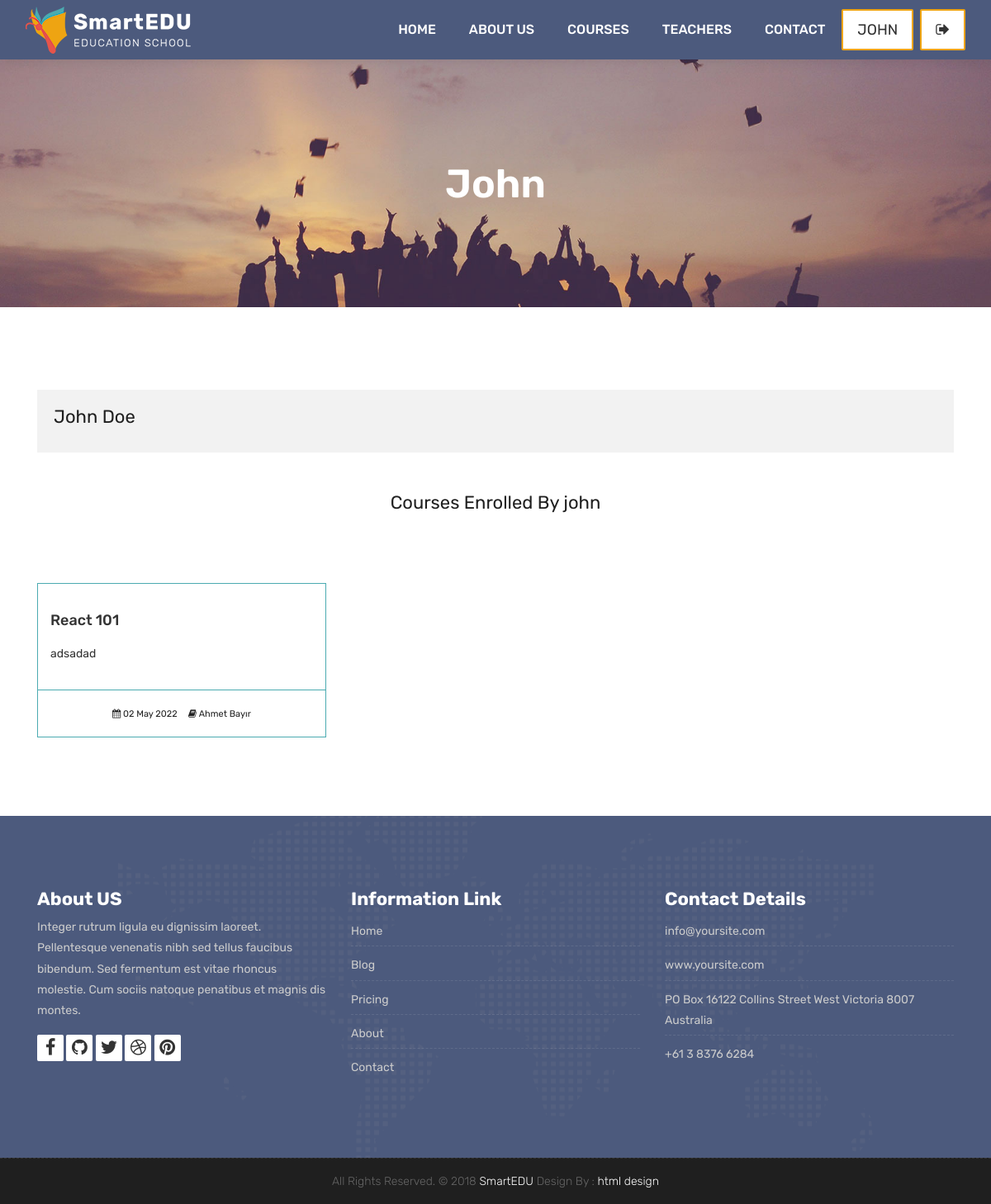
Page /accounts/dashboard/ (signed in) on the committed database.
### courses/models.py (models this page shows, shortened)
class Course(models.Model):
    teacher = models.ForeignKey(Teacher, null=True, on_delete=models.CASCADE)
    name = models.CharField(max_length=200, unique=True)
    category = models.ForeignKey(Category, null=True, on_delete=models.DO_NOTHING)
    tags = models.ManyToManyField(Tag, blank=True, null=True)
    students = models.ManyToManyField(User, blank=True, related_name='courses_joined')
    description = models.TextField(blank=True, null=True)
    image = models.ImageField(upload_to="courses/%Y/%m/%d/", default="courses/default_course_image.jpg")
    date = models.DateTimeField(auto_now=True)
    available = models.BooleanField(default=True)

### teachers/models.py (models this page shows)
class Teacher(models.Model):
    name = models.CharField(max_length=50)
    title = models.CharField(max_length=50)
    description = models.TextField(blank=True)
    image = models.ImageField(upload_to="courses/%Y/%m/%d/")
    facebook = models.URLField(max_length=100, blank=True)
    twitter = models.URLField(max_length=100, blank=True)
    linkedin = models.URLField(max_length=100, blank=True)
    youtube = models.URLField(max_length=100, blank=True)
    def __str__(self):
        return self.name

### accounts/views.py (the view)
# urls.py: path('dashboard/', views.user_dashboard, name="dashboard"),
@login_required(login_url='login')
def user_dashboard(request):
    current_user = request.user
    courses = current_user.courses_joined.all()
    context = {
        'courses': courses
    }
    return render(request, 'dashboard.html', context)

### templates/dashboard.html (shortened to what this page needs)
{% extends 'partials/_base.html' %}
{% load static %}
{% block content %}
	<div class="all-title-box">
		<div class="container text-center">
			<h1>{{ user.username }}</span></h1>
		</div>
	</div>
    <div id="overviews" class="section wb">
        <div class="container">
            <div class="row">
                <div class="col-lg-12 blog-post-single">
					<div class="blog-author">
						<div class="author-bio">
							<h2 class="author_name">{{ user.first_name }} {{ user.last_name }}</h3>
						</div>
					</div>
                </div>
            </div>
            <div class="row">
                <div class="col-lg-12">
                    <h2 class="text-center my-5">Courses Enrolled By {{ user.username  }}</h2>
                </div>
                {% for course in courses %}
                <div class="col-lg-4 col-md-6 col-12">
                    <div class="course-item">
						<div class="image-blog">
						</div>
						<div class="course-br">
							<div class="course-title">
								<h2><a href="{% url 'course_detail' course.category.slug course.id %}" title="">{{course.name}}</a></h2>
							</div>
							<div class="course-desc">
								<p>{{course.description | truncatechars:140}}</p>
							</div>
						</div>
						<div class="course-meta-bot">
							<ul>
								<li><i class="fa fa-calendar" aria-hidden="true"></i> {{course.date|date:"d M Y"}}</li>
								<li><i class="fa fa-book" aria-hidden="true"></i> {{course.teacher}}</li>
							</ul>
						</div>
					</div>
                    <br>
                </div>
                {% endfor %}
            </div>
        </div>
    </div>
    {% endblock %}

### templates/partials/_navbar.html (shortened to what this page needs)
{% load static %}
<header class="top-navbar">
    <nav class="navbar navbar-expand-lg navbar-light bg-light">
        <div class="container-fluid">
            <a class="navbar-brand" href="{% url 'index' %}">
                <img src="{% static 'images/logo.png' %}" alt="" />
            </a>
            <div class="collapse navbar-collapse" id="navbars-host">
                <ul class="navbar-nav ml-auto">
                    <li class="nav-item {% if '/' == request.path %} active {% endif %}"><a class="nav-link" href="{% url 'index' %}">Home</a></li>
                    <li class="nav-item {% if 'about' in request.path %} active {% endif %}"><a class="nav-link" href="{% url 'about' %}">About Us</a></li>
                    <li class="nav-item {% if 'courses' in request.path %} active {% endif %}"><a class="nav-link" href="{% url 'courses' %}">Courses</a></li>
                    <li class="nav-item {% if 'teachers' in request.path %} active {% endif %}"><a class="nav-link" href="{% url 'teachers' %}">Teachers</a></li>
                    <li class="nav-item {% if 'contact' in request.path %} active {% endif %}"><a class="nav-link" href="{% url 'contact' %}">Contact</a></li>
                </ul>
                <ul class="nav navbar-nav navbar-right">
                    {% if user.is_authenticated %}
                    <li><a class="hover-btn-new log orange mr-2" href="{% url 'dashboard' %}"><span>{{user.username}}</span></a></li>
                    <li><a class="hover-btn-new log orange" href="javascript:{document.getElementById('logout').submit()}"><span><i class="fa fa-sign-out"></i></span></a>
                    </li>
                    {% else %}
                    <li><a class="hover-btn-new log orange mr-2" href="{% url 'login' %}"><span><i class="fa fa-sign-in"></i></span></a></li>
                    <li><a class="hover-btn-new log orange" href="{% url 'register' %}"><span><i class="fa fa-user-plus"></i></span></a></li>
                    {% endif %}
                </ul>
            </div>
        </div>
    </nav>
</header>

### rows in the picture
Course: name "React 101", description "adsadad", date "02 May 2022", teacher "Ahmet Bayır"

### other values in the picture
{{ user.username }} "JOHN"
{{ user.username }} "John"
{{ user.first_name }} "John"
{{ user.last_name }} "Doe"
{{ user.username }} "john"
